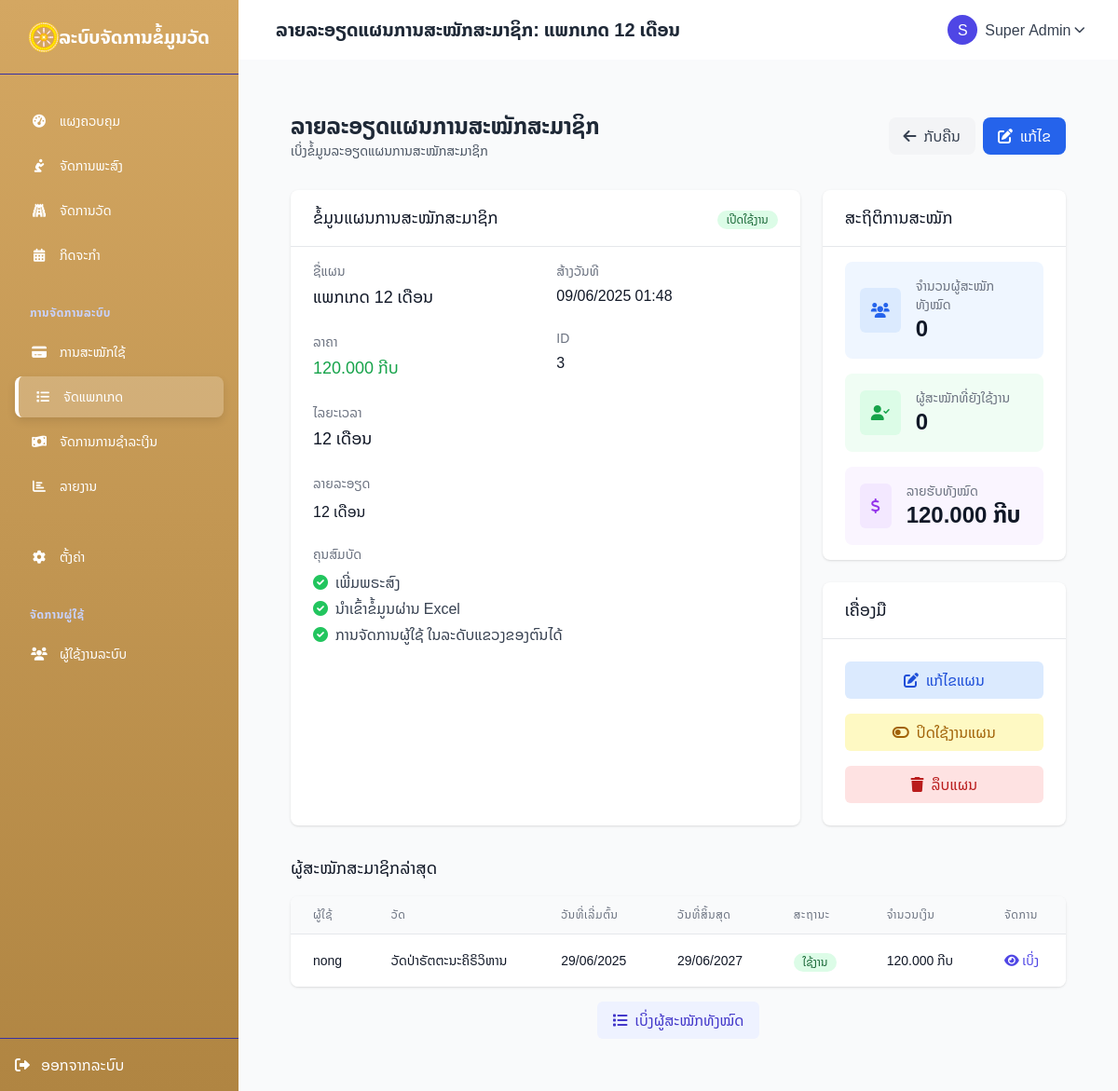
The page /subscription_plans/view.php?id=3 (signed in) on the database its author committed.
### tables this page shows
CREATE TABLE `subscription_plans` (
  `id` int(11) NOT NULL,
  `name` varchar(100) NOT NULL,
  `description` text DEFAULT NULL,
  `price` decimal(10,2) NOT NULL DEFAULT 0.00,
  `duration_months` int(11) NOT NULL DEFAULT 1,
  `features` text DEFAULT NULL,
  `status` enum('active','inactive') NOT NULL DEFAULT 'active',
  `created_at` datetime NOT NULL DEFAULT current_timestamp(),
  `updated_at` timestamp NULL DEFAULT current_timestamp() ON UPDATE current_timestamp()
);

CREATE TABLE `subscriptions` (
  `id` int(11) NOT NULL,
  `user_id` int(11) NOT NULL,
  `temple_id` int(11) DEFAULT NULL,
  `plan_id` int(11) DEFAULT NULL,
  `status` enum('active','expired','cancelled','pending') NOT NULL DEFAULT 'pending',
  `start_date` date NOT NULL,
  `end_date` date NOT NULL,
  `amount` decimal(10,2) NOT NULL DEFAULT 0.00,
  `payment_method` varchar(50) DEFAULT NULL,
  `payment_reference` varchar(100) DEFAULT NULL,
  `notes` text DEFAULT NULL,
  `created_at` datetime NOT NULL DEFAULT current_timestamp(),
  `updated_at` datetime DEFAULT NULL ON UPDATE current_timestamp()
);

CREATE TABLE `users` (
  `id` int(11) NOT NULL,
  `temple_id` int(11) DEFAULT NULL,
  `username` varchar(50) NOT NULL,
  `password` varchar(255) NOT NULL,
  `name` varchar(100) DEFAULT NULL,
  `role` enum('superadmin','admin','user','province_admin') DEFAULT 'user',
  `created_at` datetime DEFAULT current_timestamp(),
  `email` varchar(255) DEFAULT NULL,
  `phone` varchar(20) DEFAULT NULL,
  `status` enum('active','pending','inactive') NOT NULL DEFAULT 'pending',
  `updated_at` timestamp NULL DEFAULT NULL,
  `reset_token` varchar(255) DEFAULT NULL,
  `reset_token_expires` datetime DEFAULT NULL
);

CREATE TABLE `temples` (
  `id` int(11) NOT NULL,
  `name` varchar(255) NOT NULL,
  `address` text DEFAULT NULL,
  `phone` varchar(50) DEFAULT NULL,
  `email` varchar(255) DEFAULT NULL,
  `website` varchar(255) DEFAULT NULL,
  `founding_date` date DEFAULT NULL,
  `abbot_name` varchar(255) DEFAULT NULL,
  `description` text DEFAULT NULL,
  `photo` varchar(255) DEFAULT NULL,
  `logo` varchar(255) DEFAULT NULL,
  `latitude` decimal(10,8) DEFAULT NULL,
  `longitude` decimal(11,8) DEFAULT NULL,
  `status` enum('active','inactive') DEFAULT 'active',
  `created_at` timestamp NOT NULL DEFAULT current_timestamp(),
  `updated_at` timestamp NOT NULL DEFAULT current_timestamp() ON UPDATE current_timestamp(),
  `province_id` int(11) DEFAULT NULL,
  `district_id` int(11) DEFAULT NULL
);

### subscription_plans/view.php (the view, shortened to what the rows shown need)
<?php
require_once '../config/db.php';
require_once '../config/base_url.php';
$is_superadmin = $_SESSION['user']['role'] === 'superadmin';
$plan_id = (int)$_GET['id'];
try {
    $sql = "SELECT * FROM subscription_plans WHERE id = ?";
    $stmt = $pdo->prepare($sql);
    $stmt->execute([$plan_id]);
    $plan = $stmt->fetch();
    $recent_subs_sql = "
        SELECT s.id, s.start_date, s.end_date, s.status, s.amount,
               u.name as user_name, t.name as temple_name
        FROM subscriptions s
        LEFT JOIN users u ON s.user_id = u.id
        LEFT JOIN temples t ON s.temple_id = t.id
        WHERE s.plan_id = ?
        ORDER BY s.created_at DESC
        LIMIT 5
    ";
    $recent_subs_stmt = $pdo->prepare($recent_subs_sql);
    $recent_subs_stmt->execute([$plan_id]);
    $recent_subscriptions = $recent_subs_stmt->fetchAll();
} catch (PDOException $e) {
    $_SESSION['error'] = "ເກີດຂໍ້ຜິດພາດໃນການດຶງຂໍ້ມູນ: " . $e->getMessage();
    header('Location: ' . $base_url . 'subscription_plans/');
    exit;
}
$features = [];
if (!empty($plan['features'])) {
    $features = array_filter(explode("\n", $plan['features']), 'trim');
}
$page_title = "ລາຍລະອຽດແຜນການສະໝັກສະມາຊິກ: " . $plan['name'];
require_once '../includes/header.php';
?>
<div class="max-w-7xl mx-auto px-4 sm:px-6 lg:px-8 py-8">
    <div class="flex justify-between items-center mb-8">
        <div>
            <h1 class="text-2xl font-bold text-gray-800">ລາຍລະອຽດແຜນການສະໝັກສະມາຊິກ</h1>
        </div>
    </div>
    <div class="grid grid-cols-1 md:grid-cols-3 gap-6">
        <div class="bg-white rounded-lg shadow overflow-hidden col-span-2">
            <div class="border-b border-gray-200">
                <div class="flex justify-between items-center px-6 py-4">
                    <h2 class="text-lg font-medium text-gray-900">ຂໍ້ມູນແຜນການສະໝັກສະມາຊິກ</h2>
                </div>
            </div>
            <div class="px-6 py-4">
                <div class="grid grid-cols-1 sm:grid-cols-2 gap-6">
                    <div>
                        <div class="mb-6">
                            <h3 class="text-sm font-medium text-gray-500">ຊື່ແຜນ</h3>
                            <p class="mt-1 text-lg font-medium text-gray-900"><?= htmlspecialchars($plan['name']) ?></p>
                        </div>
                        <div class="mb-6">
                            <h3 class="text-sm font-medium text-gray-500">ລາຄາ</h3>
                            <p class="mt-1 text-lg font-medium text-green-600"><?= number_format($plan['price'], 0, ',', '.') ?> ກີບ</p>
                        </div>
                        <div class="mb-6">
                            <h3 class="text-sm font-medium text-gray-500">ໄລຍະເວລາ</h3>
                            <p class="mt-1 text-lg font-medium text-gray-900"><?= $plan['duration_months'] ?> ເດືອນ</p>
                        </div>
                    </div>
                    <div>
                        <div class="mb-6">
                            <h3 class="text-sm font-medium text-gray-500">ສ້າງວັນທີ</h3>
                            <p class="mt-1 text-base text-gray-900"><?= date("d/m/Y H:i", strtotime($plan['created_at'])) ?></p>
                        </div>
                    </div>
                </div>
                <?php if (!empty($plan['description'])): ?>
                <div class="mb-6">
                    <h3 class="text-sm font-medium text-gray-500 mb-2">ລາຍລະອຽດ</h3>
                    <div class="mt-1 prose text-gray-900">
                        <?= nl2br(htmlspecialchars($plan['description'])) ?>
                    </div>
                </div>
                <?php endif; ?>
                <?php if (!empty($features)): ?>
                <div>
                    <ul class="mt-1 space-y-1">
                        <?php foreach ($features as $feature): ?>
                        <li class="flex items-start">
                            <div class="flex-shrink-0">
                                <i class="fas fa-check-circle text-green-500 mt-1"></i>
                            </div>
                            <p class="ml-2 text-gray-700"><?= htmlspecialchars($feature) ?></p>
                        </li>
                        <?php endforeach; ?>
                    </ul>
                </div>
                <?php endif; ?>
            </div>
        </div>
        <div class="space-y-6">
            <div class="bg-white rounded-lg shadow overflow-hidden">
                <div class="border-b border-gray-200">
                    <div class="px-6 py-4">
                        <h2 class="text-lg font-medium text-gray-900">ສະຖິຕິການສະໝັກ</h2>
                    </div>
                </div>
            </div>
            <?php if ($is_superadmin): ?>
            <div class="bg-white rounded-lg shadow overflow-hidden">
                <div class="border-b border-gray-200">
                    <div class="px-6 py-4">
                        <h2 class="text-lg font-medium text-gray-900">ເຄື່ອງມື</h2>
                    </div>
                </div>
            </div>
            <?php endif; ?>
        </div>
    </div>
    <?php if (!empty($recent_subscriptions)): ?>
    <div class="mt-8">
        <h2 class="text-lg font-medium text-gray-900 mb-4">ຜູ້ສະໝັກສະມາຊິກລ່າສຸດ</h2>
        <div class="bg-white shadow overflow-hidden sm:rounded-lg">
            <div class="overflow-x-auto">
                <table class="min-w-full divide-y divide-gray-200">
                    <thead class="bg-gray-50">
                        <tr>
                            <th scope="col" class="px-6 py-3 text-left text-xs font-medium text-gray-500 uppercase tracking-wider">ຜູ້ໃຊ້</th>
                            <th scope="col" class="px-6 py-3 text-left text-xs font-medium text-gray-500 uppercase tracking-wider">ວັດ</th>
                            <th scope="col" class="px-6 py-3 text-left text-xs font-medium text-gray-500 uppercase tracking-wider">ວັນທີ່ເລີ່ມຕົ້ນ</th>
                            <th scope="col" class="px-6 py-3 text-left text-xs font-medium text-gray-500 uppercase tracking-wider">ວັນທີ່ສິ້ນສຸດ</th>
                            <th scope="col" class="px-6 py-3 text-left text-xs font-medium text-gray-500 uppercase tracking-wider">ສະຖານະ</th>
                            <th scope="col" class="px-6 py-3 text-left text-xs font-medium text-gray-500 uppercase tracking-wider">ຈໍານວນເງິນ</th>
                            <th scope="col" class="px-6 py-3 text-left text-xs font-medium text-gray-500 uppercase tracking-wider">ຈັດການ</th>
                        </tr>
                    </thead>
                    <tbody class="bg-white divide-y divide-gray-200">
                        <?php foreach ($recent_subscriptions as $subscription): ?>
                        <tr>
                            <td class="px-6 py-4 whitespace-nowrap">
                                <div class="text-sm font-medium text-gray-900"><?= htmlspecialchars($subscription['user_name']) ?></div>
                            </td>
                            <td class="px-6 py-4 whitespace-nowrap">
                                <div class="text-sm text-gray-900"><?= htmlspecialchars($subscription['temple_name']) ?></div>
                            </td>
                            <td class="px-6 py-4 whitespace-nowrap">
                                <div class="text-sm text-gray-900"><?= date("d/m/Y", strtotime($subscription['start_date'])) ?></div>
                            </td>
                            <td class="px-6 py-4 whitespace-nowrap">
                                <div class="text-sm text-gray-900"><?= date("d/m/Y", strtotime($subscription['end_date'])) ?></div>
                            </td>
                            <td class="px-6 py-4 whitespace-nowrap">
                                <?php if ($subscription['status'] === 'active'): ?>
                                <span class="inline-flex items-center px-2.5 py-0.5 rounded-full text-xs font-medium bg-green-100 text-green-800">
                                    ໃຊ້ງານ
                                </span>
                                <?php elseif ($subscription['status'] === 'pending'): ?>
                                <span class="inline-flex items-center px-2.5 py-0.5 rounded-full text-xs font-medium bg-yellow-100 text-yellow-800">
                                    ລໍຖ້າ
                                </span>
                                <?php elseif ($subscription['status'] === 'expired'): ?>
                                <span class="inline-flex items-center px-2.5 py-0.5 rounded-full text-xs font-medium bg-gray-100 text-gray-800">
                                    ໝົດອາຍຸ
                                </span>
                                <?php else: ?>
                                <span class="inline-flex items-center px-2.5 py-0.5 rounded-full text-xs font-medium bg-red-100 text-red-800">
                                    ຍົກເລີກ
                                </span>
                                <?php endif; ?>
                            </td>
                            <td class="px-6 py-4 whitespace-nowrap">
                                <div class="text-sm text-gray-900"><?= number_format($subscription['amount'], 0, ',', '.') ?> ກີບ</div>
                            </td>
                            <td class="px-6 py-4 whitespace-nowrap text-sm font-medium">
                                <a href="<?= $base_url ?>subscriptions/view.php?id=<?= $subscription['id'] ?>" class="text-indigo-600 hover:text-indigo-900">
                                    <i class="fas fa-eye"></i> ເບິ່ງ
                                </a>
                            </td>
                        </tr>
                        <?php endforeach; ?>
                    </tbody>
                </table>
            </div>
        </div>
    </div>
    <?php endif; ?>
</div>
<?php
require_once '../includes/footer.php';
?>

### includes/header.php (shortened to what the rows shown need)
<!DOCTYPE html>
<html lang="lo">
<head>
    <script src="https://cdn.tailwindcss.com"></script>
    <link rel="stylesheet" href="https://cdnjs.cloudflare.com/ajax/libs/font-awesome/6.0.0/css/all.min.css">
    <link rel="stylesheet" href="https://cdnjs.cloudflare.com/ajax/libs/animate.css/4.1.1/animate.min.css">
    <link rel="stylesheet" href="<?= $base_url ?>assets/css/head.css">
</head>
<body>
    <div class="flex h-screen overflow-hidden">
        <aside class="hidden md:flex md:flex-col w-64 sidebar text-white">
            <div class="flex items-center justify-center h-20 border-b border-indigo-800">
                <h1 class="text-xl font-semibold">ລະບົບຈັດການຂໍ້ມູນວັດ</h1>
            </div>
        </aside>
        <div class="flex-1 flex flex-col overflow-hidden">
            <header class="bg-white shadow-sm flex items-center justify-between h-16 px-6">
                <div class="flex items-center">
                    <h2 class="text-xl font-semibold text-gray-800 ml-4"><?= $page_title ?? 'ໜ້າຫຼັກ' ?></h2>
                </div>
            </header>
            <main class="flex-1 overflow-y-auto p-6 bg-gray-50">

### rows shown on the page
subscription_plans: name "ລາຍລະອຽດແຜນການສະໝັກສະມາຊິກ: ແພກເກດ 12 ເດືອນ", name "ແພກເກດ 12 ເດືອນ", price "120.000", duration_months "12", created_at "09/06/2025 01:48", description "12 ເດືອນ", features "ເພີ່ມພຣະສົງ", features "ນຳເຂົ້າຂໍ້ມູນຜ່ານ Excel", features "ການຈັດການຜູ້ໃຊ້ ໃນລະດັບແຂວງຂອງຕົນໄດ້"
subscriptions: user.name "nong", temple.name "ວັດປ່າຣັຕຕະນະຄິຣິວິຫານ", start_date "29/06/2025", end_date "29/06/2027", status "ໃຊ້ງານ", amount "120.000"

### other values the page prints
substr($_SESSION['user']['name'], 0, 1) "S"
$_SESSION['user']['name'] "Super Admin"
$plan_id "3"
$total_subs "0"
$active_subs "0"
$total_revenue "120.000"
